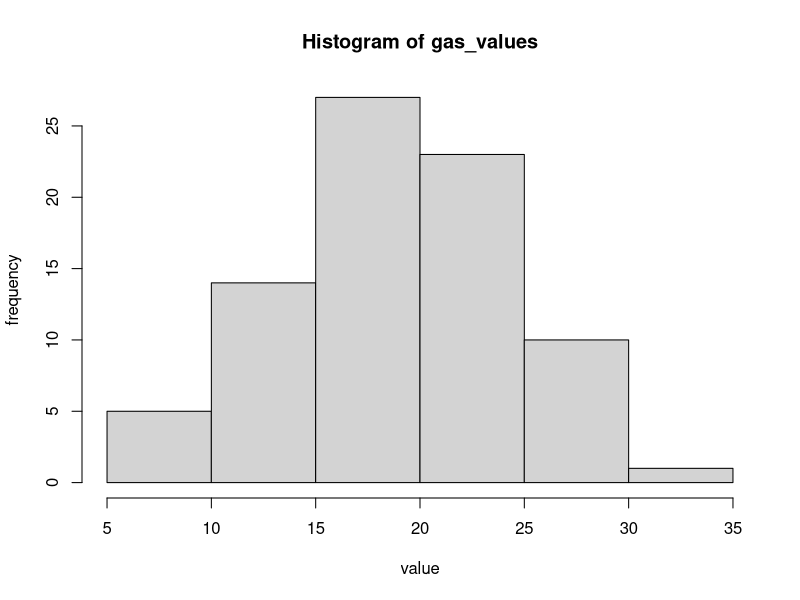
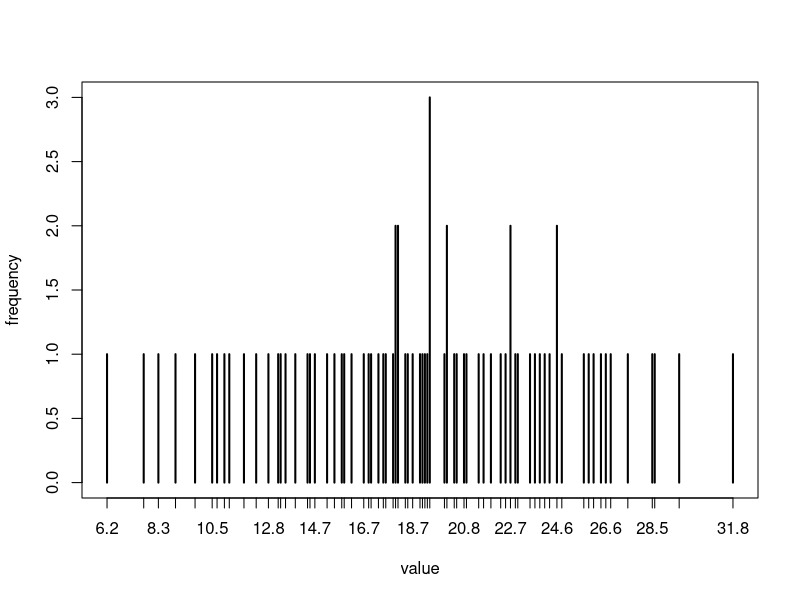
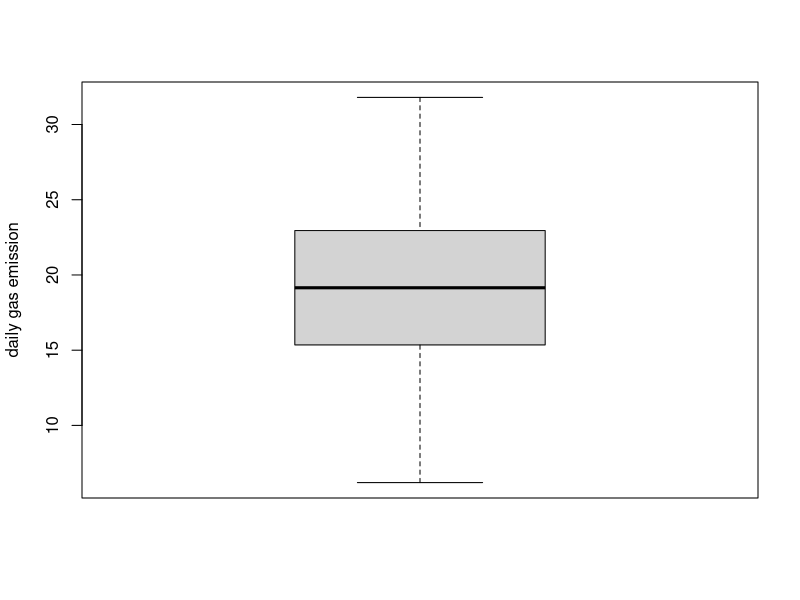
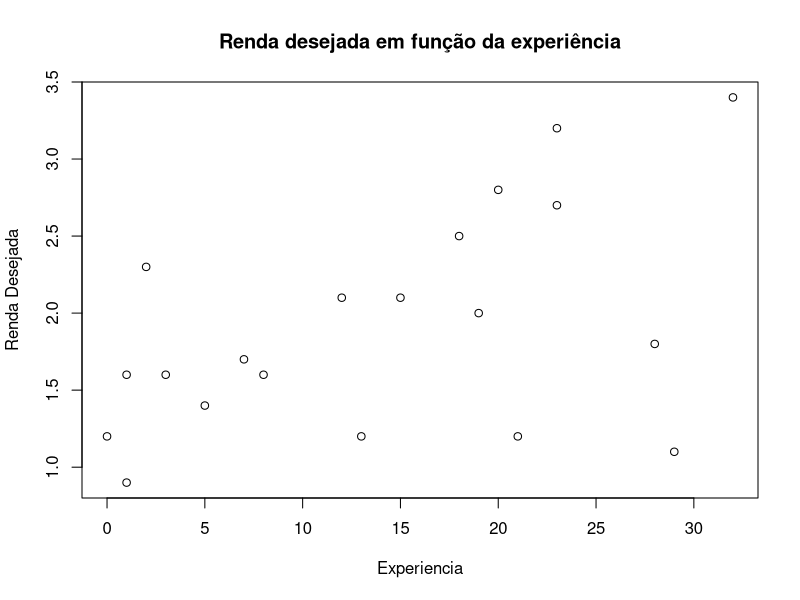
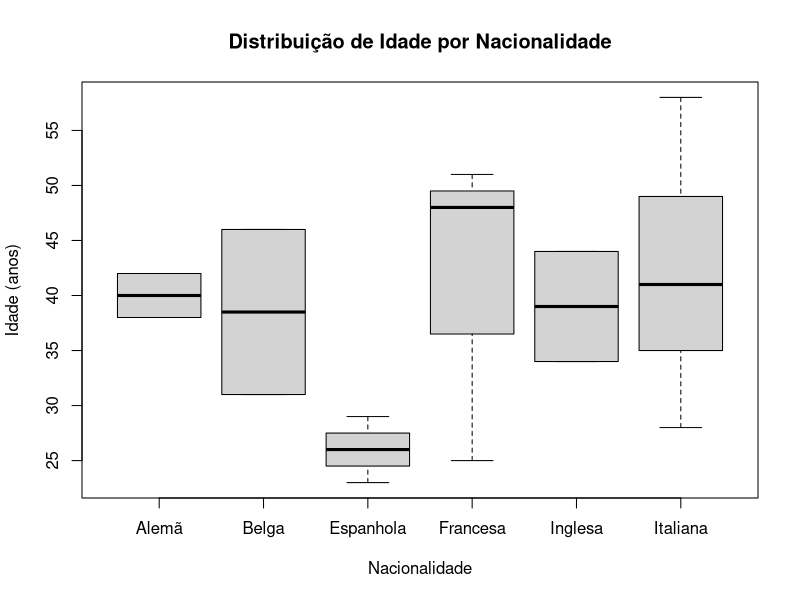
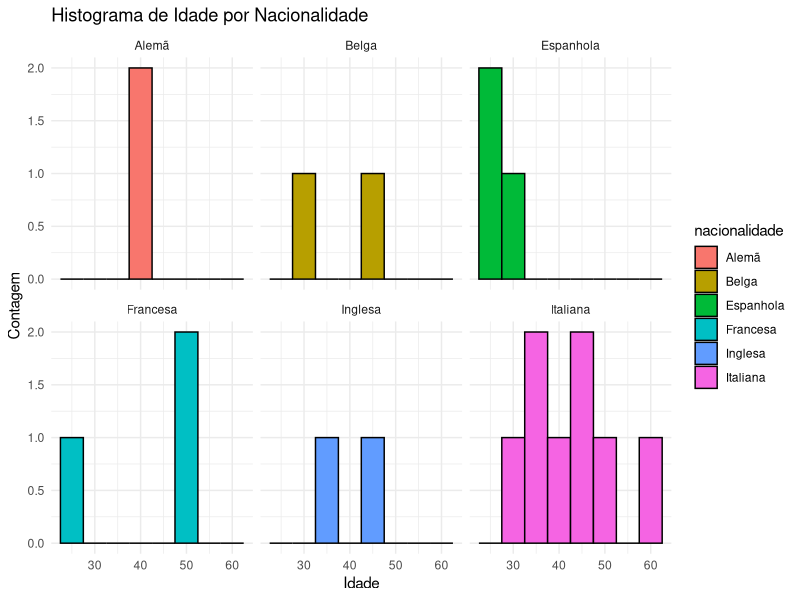
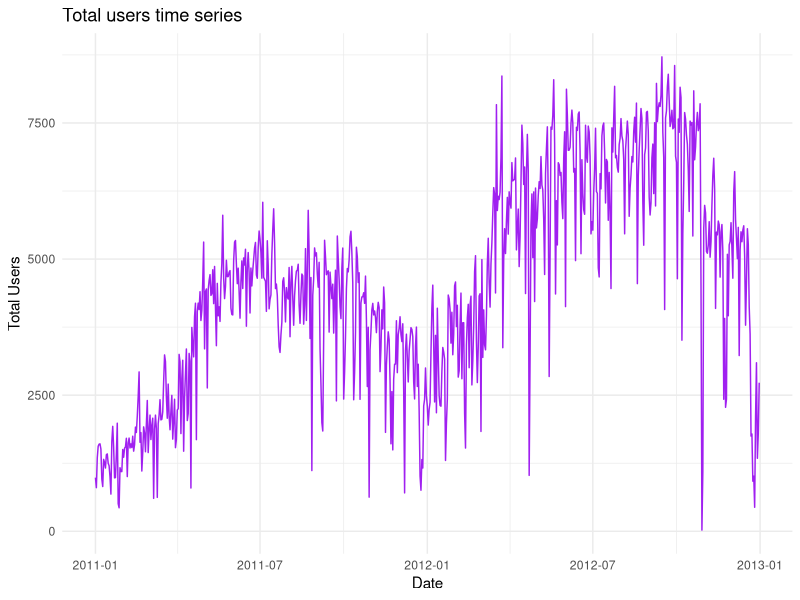
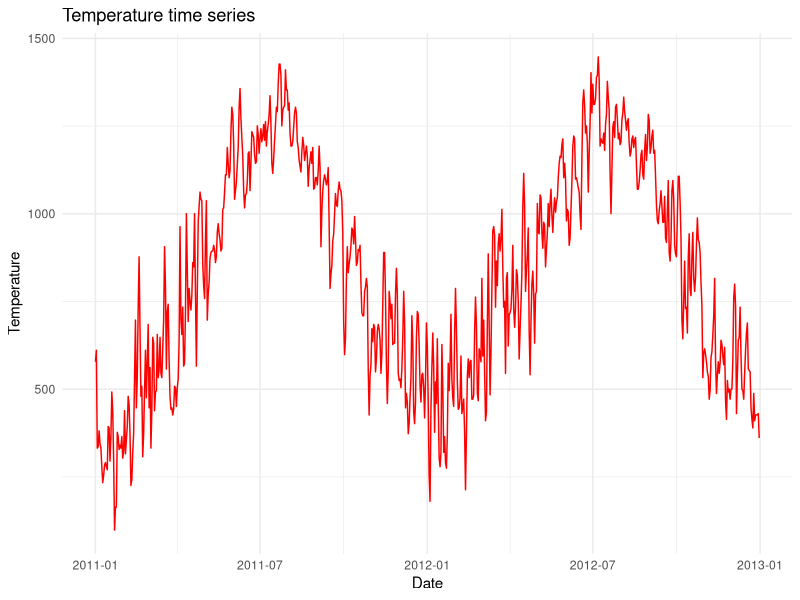

R code for these plots, in order:
library(ggplot2) # if needed, please type 'install.packages("ggplot2")' in your R console

#############################################################
######################   QUESTION 1    ######################
#############################################################


# our data
gas_values <- c(15.8, 22.7, 26.8, 19.1, 18.5, 14.4, 8.3, 25.9, 26.4, 9.8, 21.9, 10.5, 17.3, 6.2, 18.0, 22.9, 24.6, 19.4, 12.3, 15.9, 20.1, 17.0, 22.3, 27.5, 23.9, 17.5, 11.0, 20.4, 16.2, 20.8, 20.9, 21.4, 18.0, 24.3, 11.8, 17.9, 18.7, 12.8, 15.5, 19.2, 13.9, 28.6, 19.4, 21.6, 13.5, 24.6, 20.0, 24.1, 9.0, 17.6, 25.7, 20.1, 13.2, 23.7, 10.7, 19.0, 14.5, 18.1, 31.8, 28.5, 22.7, 15.2, 23.0, 29.6, 11.2, 14.7, 20.5, 26.6, 13.3, 18.1, 24.8, 26.1, 7.7, 22.5, 19.3, 19.4, 16.7, 16.9, 23.5, 18.4)

# central tendency measures
mean(gas_values)
median(gas_values)

freq_table <- table(gas_values) # builds the ordered frequency table
gas_mode <- which.max(freq_table) # returns the value with the maximum frequency in the table (and also it's index)
gas_mode

# histogram
hist(gas_values, xlab="value", ylab="frequency") # for better visualization
plot(freq_table, xlab="value", ylab="frequency") # more detailed
# boxplot
boxplot(gas_values, ylab="daily gas emission")

# sorting for making things easier
gas_values <- sort(gas_values)
data_len <- length(gas_values) # there are 73 samples
# first quartile
q1 <- gas_values[(data_len+1)/4]
q1
# second quartile (median)
q2 <- median(gas_values)
q2
# third quartile
q3 <- gas_values[(data_len+1)*(3/4)]
q3

# declaring ppm > 25 condition
condition <- gas_values > 25
gas_above_limit <- gas_values[condition]
gas_above_limit
length(gas_above_limit) # 11 out of 73 days with gas emission above the limit. it's not exactly critical, but should be minimized


#############################################################
######################   QUESTION 2    ######################
#############################################################
# our data
idade <- c(28, 34, 46, 26, 37, 29, 51, 31, 39, 43, 58, 44, 25, 23, 52, 42, 48, 33, 38, 46)
nacionalidade <- c("Italiana", "Inglesa", "Belga", "Espanhola", "Italiana", "Espanhola", "Francesa", "Belga", "Italiana", "Italiana", "Italiana", "Inglesa", "Francesa", "Espanhola", "Italiana", "Alemã", "Francesa", "Italiana", "Alemã", "Italiana")
renda <- c(2.3, 1.6, 1.2, 0.9, 2.1, 1.6, 1.8, 1.4, 1.2, 2.8, 3.4, 2.7, 1.6, 1.2, 1.1, 2.5, 2.0, 1.7, 2.1, 3.2)
experiencia <- c(2, 8, 21, 1, 15, 3, 28, 5, 13, 20, 32, 23, 1, 0, 29, 18, 19, 7, 12, 23)

########### item 1 ###########
media_idade <- mean(idade)
media_renda <- mean(renda)
media_experiencia <- mean(experiencia)

mediana_idade <- median(idade)
mediana_renda <- median(renda)
mediana_experiencia <- median(experiencia)

dp_idade <- sd(idade)
dp_renda <- sd(renda)
dp_experiencia <- sd(experiencia)

########### item 2 ###########
df <- data.frame(idade, nacionalidade, renda, experiencia)

nac_media_renda <- tapply(df$renda, df$nacionalidade, mean)
nac_media_experiencia <- tapply(df$experiencia, df$nacionalidade, mean)

i_maior_renda <- which.max(nac_media_renda)
nac_maior_renda <- names(nac_media_renda[i_maior_renda])
print(paste("Nacionalidade com maior renda:", nac_maior_renda))

i_maior_experiencia <- which.max(nac_media_experiencia)
nac_maior_experiencia <- names(nac_media_experiencia[i_maior_experiencia])
print(paste("Nacionalidade com maior experiência:", nac_maior_experiencia))

########### item 3 ###########
pearson <- cor(df$renda, df$experiencia)
print(paste("Coeficiente de correlação de Pearson entre experiência e renda:", pearson))
plot(df$experiencia, df$renda, main = "Renda desejada em função da experiência", xlab = "Experiencia", ylab = "Renda Desejada")

########### item 4 ###########
selecionados <- subset(df, df$renda < 2 & df$experiencia >= 10)

num_selecionados <- nrow(selecionados)
print(paste("Numero de candidatos selecionados:", num_selecionados))

print(selecionados$nacionalidade)
print(selecionados$idade)

########### item 5 ###########
boxplot(idade ~ nacionalidade,
        data = df,
        main = "Distribuição de Idade por Nacionalidade",
        xlab = "Nacionalidade",
        ylab = "Idade (anos)"
)

ggplot(df, aes(x = idade, fill = nacionalidade)) + geom_histogram(binwidth = 5, color = "black") + facet_wrap(~ nacionalidade) + labs(title = "Histograma de Idade por Nacionalidade", x = "Idade", y = "Contagem") + theme_minimal()

#############################################################
######################   QUESTION 3    ######################
#############################################################


# importing dataset
bike_sharing <- read.csv("HW1_bike_sharing.csv")
bike_sharing
 
########### item 2 ###########
attach(bike_sharing)

s_temp <- sort(temp)
s_casual <- sort(casual)
s_registered <- sort(registered)
# temperature
temp_median <- median(temp)
temp_mean <- mean(temp)
temp_q1 <- s_temp[(length(temp)+1)/4]
temp_q2 <- median(temp)
temp_q3 <- s_temp[(length(temp)+1)*(3/4)]

# number of casual users
casual_median <- median(casual)
casual_mean <- mean(casual)
casual_q1 <- s_casual[(length(casual)+1)/4]
casual_q2 <- median(casual)
casual_q3 <- s_casual[(length(casual)+1)*(3/4)]

# number of registered users
reg_median <- median(registered)
reg_mean <- mean(registered)
reg_q1 <- s_registered[(length(registered)+1)/4]
reg_q2 <- median(registered)
reg_q3 <- s_registered[(length(registered)+1)*(3/4)]

# table 
atrb_median <- c(temp_median, casual_median, reg_median)
atrb_mean <- c(temp_mean, casual_mean, reg_mean)
atrb_q1 <- c(temp_q1, casual_q1, reg_q1)
atrb_q2 <- c(temp_q2, casual_q2, reg_q2)
atrb_q3 <- c(temp_q3, casual_q3, reg_q3)
tab <- cbind(atrb_median, atrb_mean, atrb_q1, atrb_q2, atrb_q3)
dimnames(tab) <- list(Attribute = c("temperature", "casual users", "registered users"), Measures = c("median", "mean", "Q1", "Q2", "Q3"))

tab # table 

########### item 3 ###########



########### item 4 ###########

total_users <- casual + registered
real_temp <- temp*41

dates <- as.Date(dteday)
users_ts <- data.frame(Date=dates, Users=total_users)
temp_ts <- data.frame(Date=dates, Temp=real_temp)

ggplot(users_ts, aes(x = Date, y = Users)) + geom_line(color = "purple") + labs(title = "Total users time series", x = "Date", y = "Total Users") + theme_minimal()
ggplot(temp_ts, aes(x = Date, y = Temp)) + geom_line(color = "red") + labs(title = "Temperature time series", x = "Date", y = "Temperature") + theme_minimal()
